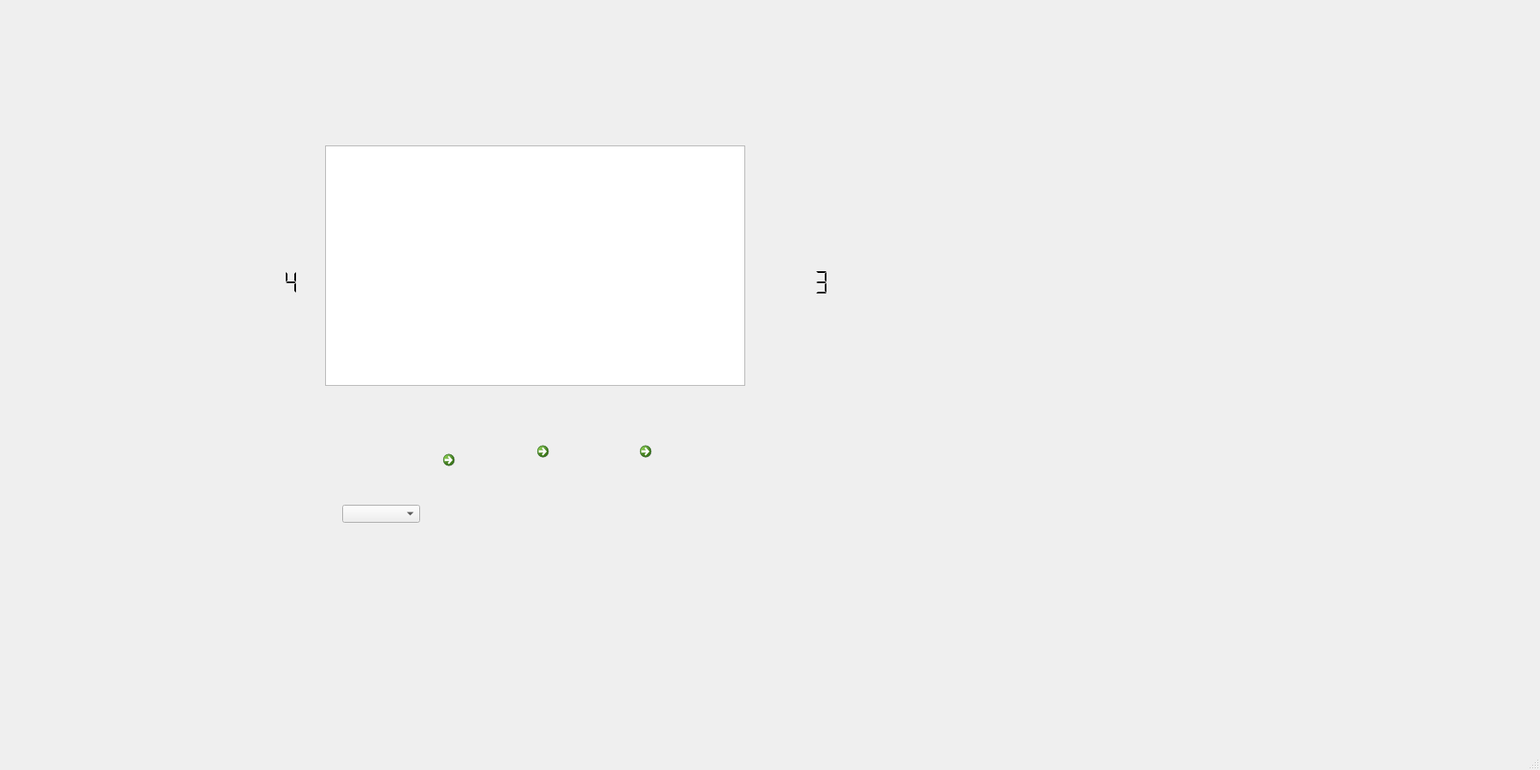
<?xml version="1.0" encoding="UTF-8"?>
<ui version="4.0">
 <class>MainWindow</class>
 <widget class="QMainWindow" name="MainWindow">
  <property name="geometry">
   <rect>
    <x>0</x>
    <y>0</y>
    <width>1800</width>
    <height>900</height>
   </rect>
  </property>
  <property name="minimumSize">
   <size>
    <width>1000</width>
    <height>750</height>
   </size>
  </property>
  <property name="windowTitle">
   <string>MainWindow</string>
  </property>
  <property name="autoFillBackground">
   <bool>false</bool>
  </property>
  <property name="animated">
   <bool>false</bool>
  </property>
  <widget class="QWidget" name="centralwidget">
   <widget class="QCommandLinkButton" name="stopButton">
    <property name="geometry">
     <rect>
      <x>620</x>
      <y>510</y>
      <width>81</width>
      <height>81</height>
     </rect>
    </property>
    <property name="text">
     <string/>
    </property>
    <property name="icon">
     <iconset resource="resources.qrc">
      <normaloff>:/images/images/stopp.png</normaloff>:/images/images/stopp.png</iconset>
    </property>
    <property name="iconSize">
     <size>
      <width>70</width>
      <height>70</height>
     </size>
    </property>
   </widget>
   <widget class="QComboBox" name="level">
    <property name="geometry">
     <rect>
      <x>400</x>
      <y>590</y>
      <width>91</width>
      <height>21</height>
     </rect>
    </property>
    <property name="autoFillBackground">
     <bool>false</bool>
    </property>
    <property name="frame">
     <bool>true</bool>
    </property>
   </widget>
   <widget class="QLabel" name="label_2">
    <property name="geometry">
     <rect>
      <x>480</x>
      <y>10</y>
      <width>331</width>
      <height>111</height>
     </rect>
    </property>
    <property name="maximumSize">
     <size>
      <width>331</width>
      <height>16777215</height>
     </size>
    </property>
    <property name="text">
     <string/>
    </property>
    <property name="pixmap">
     <pixmap>:/images/logo.png</pixmap>
    </property>
   </widget>
   <widget class="QLabel" name="label_3">
    <property name="geometry">
     <rect>
      <x>230</x>
      <y>60</y>
      <width>161</width>
      <height>151</height>
     </rect>
    </property>
    <property name="text">
     <string/>
    </property>
    <property name="pixmap">
     <pixmap resource="resources.qrc">:/images/images/team8.png</pixmap>
    </property>
    <property name="scaledContents">
     <bool>true</bool>
    </property>
   </widget>
   <widget class="QLabel" name="label_4">
    <property name="geometry">
     <rect>
      <x>870</x>
      <y>60</y>
      <width>141</width>
      <height>131</height>
     </rect>
    </property>
    <property name="text">
     <string/>
    </property>
    <property name="pixmap">
     <pixmap resource="resources.qrc">:/images/images/computer.png</pixmap>
    </property>
    <property name="scaledContents">
     <bool>true</bool>
    </property>
   </widget>
   <widget class="QLCDNumber" name="teamScoreLabel">
    <property name="geometry">
     <rect>
      <x>270</x>
      <y>270</y>
      <width>81</width>
      <height>121</height>
     </rect>
    </property>
    <property name="frameShape">
     <enum>QFrame::NoFrame</enum>
    </property>
    <property name="segmentStyle">
     <enum>QLCDNumber::Flat</enum>
    </property>
    <property name="intValue" stdset="0">
     <number>4</number>
    </property>
   </widget>
   <widget class="QLCDNumber" name="computerScoreLabel">
    <property name="enabled">
     <bool>true</bool>
    </property>
    <property name="geometry">
     <rect>
      <x>890</x>
      <y>270</y>
      <width>81</width>
      <height>121</height>
     </rect>
    </property>
    <property name="layoutDirection">
     <enum>Qt::RightToLeft</enum>
    </property>
    <property name="frameShape">
     <enum>QFrame::NoFrame</enum>
    </property>
    <property name="segmentStyle">
     <enum>QLCDNumber::Flat</enum>
    </property>
    <property name="intValue" stdset="0">
     <number>3</number>
    </property>
   </widget>
   <widget class="QLabel" name="levelimage">
    <property name="geometry">
     <rect>
      <x>410</x>
      <y>520</y>
      <width>61</width>
      <height>51</height>
     </rect>
    </property>
    <property name="text">
     <string/>
    </property>
    <property name="pixmap">
     <pixmap resource="resources.qrc">:/images/images/struggle.png</pixmap>
    </property>
    <property name="scaledContents">
     <bool>true</bool>
    </property>
   </widget>
   <widget class="QCommandLinkButton" name="scoresButton">
    <property name="geometry">
     <rect>
      <x>740</x>
      <y>510</y>
      <width>81</width>
      <height>81</height>
     </rect>
    </property>
    <property name="text">
     <string/>
    </property>
    <property name="icon">
     <iconset resource="resources.qrc">
      <normaloff>:/images/images/scores.png</normaloff>:/images/images/scores.png</iconset>
    </property>
    <property name="iconSize">
     <size>
      <width>60</width>
      <height>60</height>
     </size>
    </property>
   </widget>
   <widget class="QGraphicsView" name="graphicsView">
    <property name="geometry">
     <rect>
      <x>380</x>
      <y>170</y>
      <width>491</width>
      <height>281</height>
     </rect>
    </property>
   </widget>
   <widget class="QCommandLinkButton" name="startButton">
    <property name="geometry">
     <rect>
      <x>510</x>
      <y>520</y>
      <width>71</width>
      <height>81</height>
     </rect>
    </property>
    <property name="text">
     <string/>
    </property>
    <property name="icon">
     <iconset>
      <selectedoff>:/images/images/play-button.png</selectedoff>
      <selectedon>:/images/images/pause-icon.png</selectedon>
     </iconset>
    </property>
    <property name="iconSize">
     <size>
      <width>60</width>
      <height>60</height>
     </size>
    </property>
   </widget>
  </widget>
  <widget class="QMenuBar" name="menubar">
   <property name="geometry">
    <rect>
     <x>0</x>
     <y>0</y>
     <width>1800</width>
     <height>25</height>
    </rect>
   </property>
  </widget>
  <widget class="QStatusBar" name="statusbar"/>
 </widget>
 <resources>
  <include location="resources.qrc"/>
 </resources>
 <connections/>
</ui>
